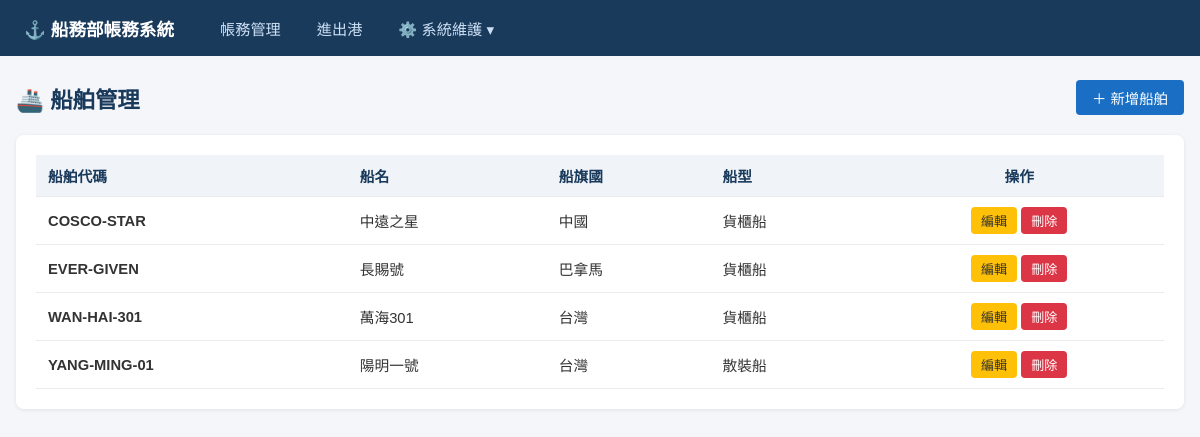
Page /ships on the earlier database version.
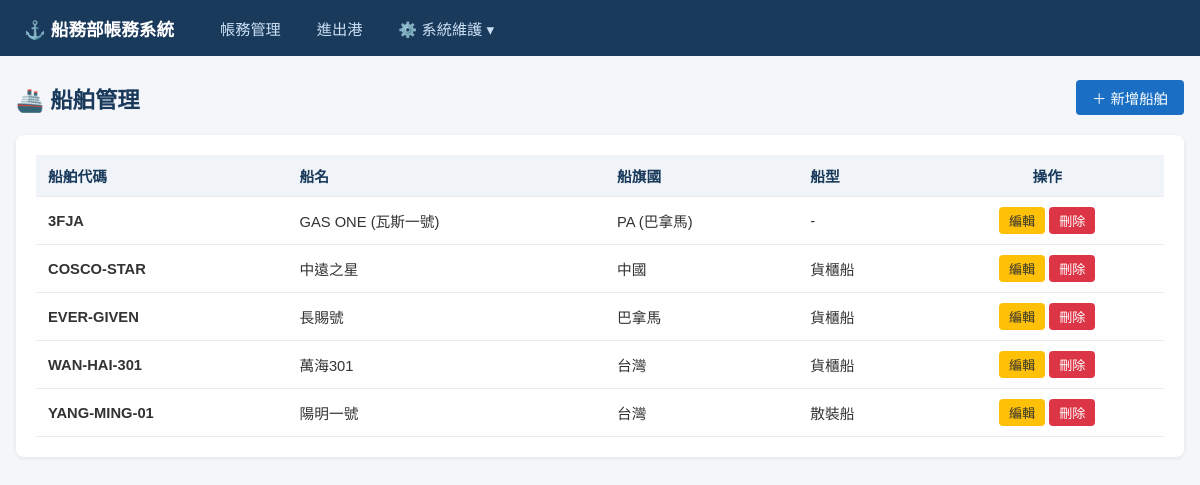
Same page on the later database version.
### models.py (models this page shows)
class Ship(Base):
    __tablename__ = "ships"
    id = Column(Integer, primary_key=True, index=True)
    code = Column(String, unique=True, nullable=False, index=True)
    name = Column(String, nullable=False)
    flag = Column(String)
    ship_type = Column(String)
    created_at = Column(DateTime, default=func.now())
    updated_at = Column(DateTime, default=func.now(), onupdate=func.now())
    voyages = relationship("Voyage", back_populates="ship")

### routers/ships.py (the view)
@router.get("", response_class=HTMLResponse)
def list_ships(request: Request, db: Session = Depends(get_db)):
    ships = db.query(models.Ship).order_by(models.Ship.code).all()
    return templates.TemplateResponse("ships/list.html", {"request": request, "ships": ships})

### templates/ships/list.html (shortened to what this page needs)
{% extends "base.html" %}
{% block content %}
<div class="page-header">
    <h1>🚢 船舶管理</h1>
    <button class="btn btn-primary" onclick="openModal('addModal')">＋ 新增船舶</button>
</div>
<div class="card">
    <table>
        <thead>
            <tr>
                <th>船舶代碼</th>
                <th>船名</th>
                <th>船旗國</th>
                <th>船型</th>
                <th class="text-center">操作</th>
            </tr>
        </thead>
        <tbody id="shipTableBody">
            {% for ship in ships %}
            <tr id="ship-row-{{ ship.id }}">
                <td><strong>{{ ship.code }}</strong></td>
                <td>{{ ship.name }}</td>
                <td>{{ ship.flag or '-' }}</td>
                <td>{{ ship.ship_type or '-' }}</td>
                <td class="text-center">
                    <button class="btn btn-warning btn-sm"
                        onclick="openEditModal({{ ship.id }}, '{{ ship.code }}', '{{ ship.name }}', '{{ ship.flag or '' }}', '{{ ship.ship_type or '' }}')">
                        編輯
                    </button>
                    <button class="btn btn-danger btn-sm"
                        onclick="openDeleteModal({{ ship.id }}, '{{ ship.name }}')">
                        刪除
                    </button>
                </td>
            </tr>
            {% else %}
            <tr id="emptyRow"><td colspan="5" class="text-center" style="color:#999; padding:24px;">尚無船舶資料</td></tr>
            {% endfor %}
        </tbody>
    </table>
</div>
{% endblock %}

Differences in the rows shown:
added Ship: code "3FJA", name "GAS ONE (瓦斯一號)", flag "PA (巴拿馬)", ship_type "-"
